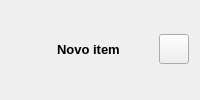
    <widget class="QFrame" name="frame_barra_titule">
     <property name="sizePolicy">
      <sizepolicy hsizetype="Preferred" vsizetype="Preferred">
       <horstretch>0</horstretch>
       <verstretch>0</verstretch>
      </sizepolicy>
     </property>
     <property name="minimumSize">
      <size>
       <width>0</width>
       <height>70</height>
      </size>
     </property>
     <property name="frameShape">
      <enum>QFrame::Shape::NoFrame</enum>
     </property>
     <property name="frameShadow">
      <enum>QFrame::Shadow::Raised</enum>
     </property>
     <layout class="QHBoxLayout" name="horizontalLayout">
      <property name="topMargin">
       <number>10</number>
      </property>
      <item>
       <widget class="QLabel" name="logo_item">
        <property name="minimumSize">
         <size>
          <width>40</width>
          <height>40</height>
         </size>
        </property>
        <property name="maximumSize">
         <size>
          <width>40</width>
          <height>40</height>
         </size>
        </property>
        <property name="text">
         <string/>
        </property>
       </widget>
      </item>
      <item alignment="Qt::AlignmentFlag::AlignLeft">
       <widget class="QLabel" name="label">
        <property name="font">
         <font>
          <pointsize>10</pointsize>
          <bold>true</bold>
         </font>
        </property>
        <property name="text">
         <string>Novo item</string>
        </property>
       </widget>
      </item>
      <item alignment="Qt::AlignmentFlag::AlignRight">
       <widget class="QPushButton" name="btn_close">
        <property name="minimumSize">
         <size>
          <width>30</width>
          <height>30</height>
         </size>
        </property>
        <property name="maximumSize">
         <size>
          <width>30</width>
          <height>30</height>
         </size>
        </property>
        <property name="text">
         <string/>
        </property>
       </widget>
      </item>
     </layout>
    </widget>
